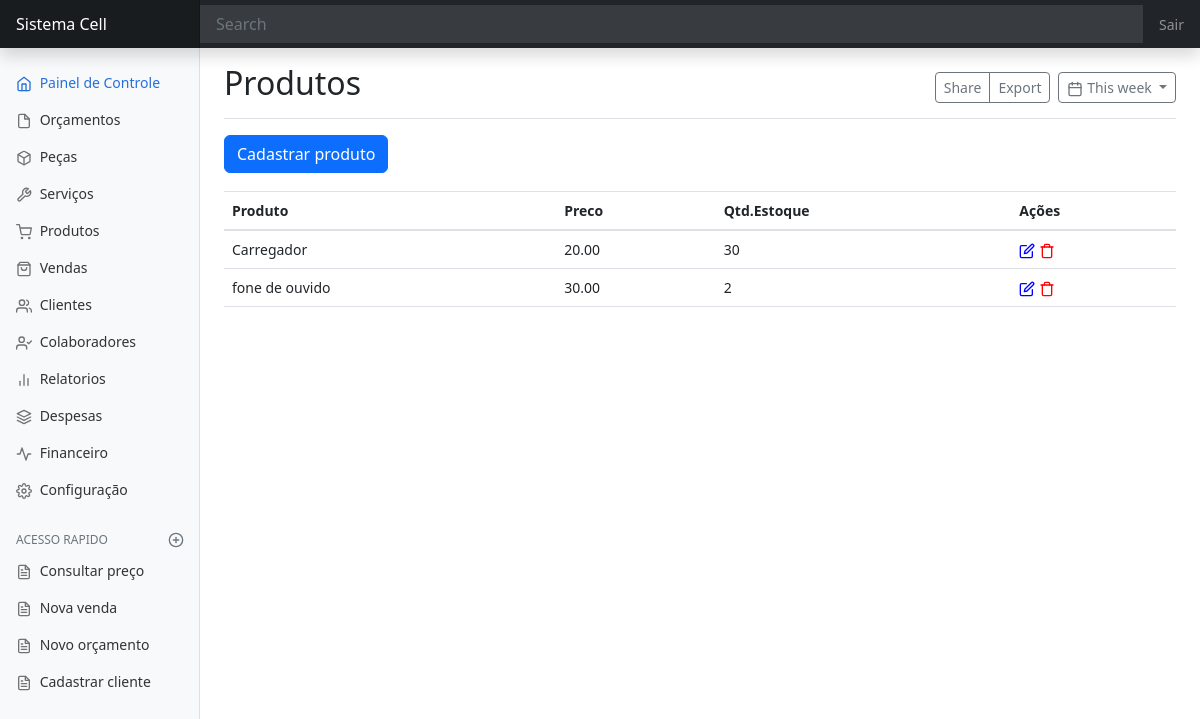
/produtos, run on an earlier commit of the app's database.
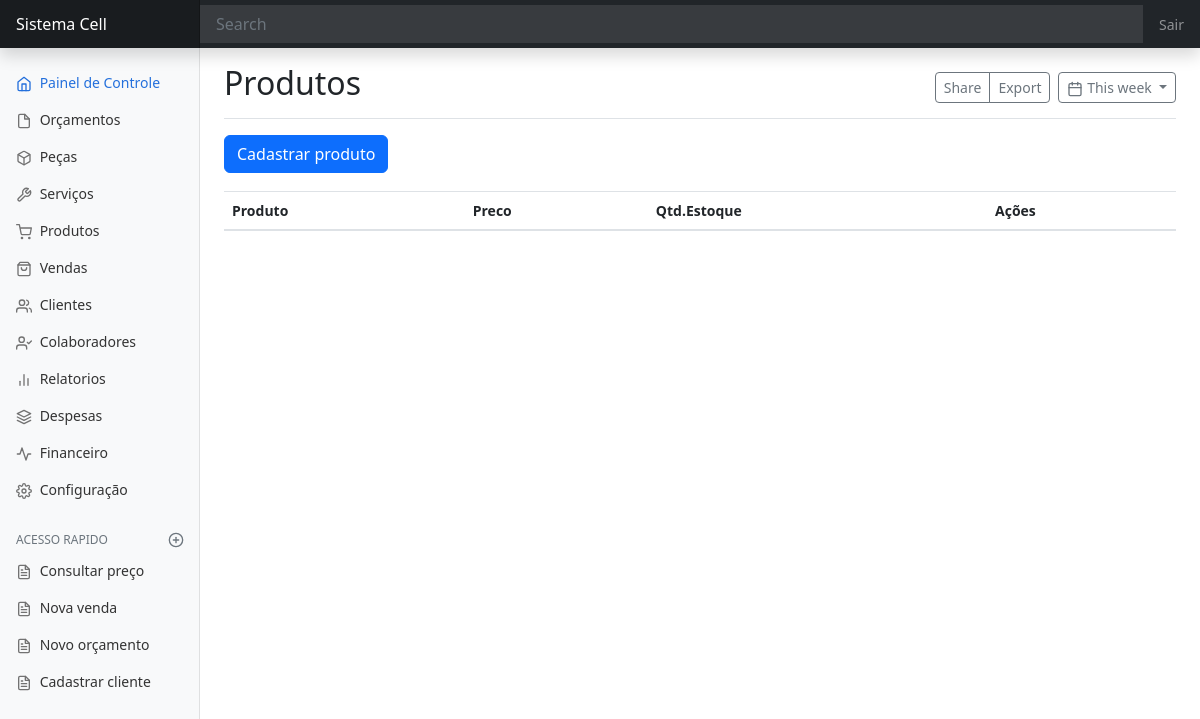
And on a later commit of the database.
### produto/models.py (models this page shows, shortened)
class Produto(models.Model):
    nome = models.CharField(max_length=99)
    quantidade = models.IntegerField()
    preco = models.DecimalField(max_digits=9, decimal_places=2)

### produto/views.py (the view)
# urls.py: path('produtos', ListaProduto.as_view(), name='produtos'),
class ListaProduto(ListView):
    model = Produto
    template_name = 'produto/pagina-inicial-produto.html'

### produto/templates/produto/pagina-inicial-produto.html (shortened to what this page needs)
{% extends 'dashboard/pagina-inicial.html'%}
{% block titulo %}
Produtos
{% endblock titulo %}
{% block conteudo %}
<div>
    <a
            href=""
            class="btn btn-primary"
            data-toggle="modal"
            data-target="#staticBackdrop"
            hx-get="{% url 'criar-produtos' %}"
            hx-target="#adicionar-conteudo"
            hx-swap="innerHTML"> Cadastrar produto</a>
</div>
<div style="padding-top:18px">
    <table id="tabela-produto" class="table">
        <thead>
        <tr>
            <th>Produto</th>
            <th>Preco</th>
            <th>Qtd.Estoque</th>
            <th>Ações</th>
        </tr>
        </thead>
        <tbody id="produto-Tbody">
            {% include "produto/tabela/tabela-produto.html" %}
        </tbody>
    </table>
</div>
{% endblock conteudo %}

### produto/templates/produto/tabela/linhas-tabela-produto.html (shortened to what this page needs)
<tr id="trProduto{{ object.pk }}">
    <td>{{ object.nome }}</td>
    <td>{{ object.preco|default:'---' }}</td>
    <td>{{ object.quantidade }}</td>
    <td>
        <span data-feather="edit"
              style="color: blue;"
              data-toggle="modal"
              data-target="#staticBackdrop"
              hx-get="{% url 'editar-produtos' object.pk %}"
              hx-target="#adicionar-conteudo"></i>
        </span>
        <span
            data-feather="trash"
            style="color:red;"
            hx-get="{% url 'apagar-produtos' object.pk %}"
            hx-confirm="Deseja mesmo apagar {{ object.nome }} ?"
            hx-target="closest tr"
            hx-swap="outerHTML swap:300ms">
        </span>
    </td>
</tr>

What changed in the data, as far as the page shows it:
removed Produto: nome "Carregador", preco "20.00", quantidade "30"
removed Produto: nome "fone de ouvido", preco "30.00", quantidade "2"
